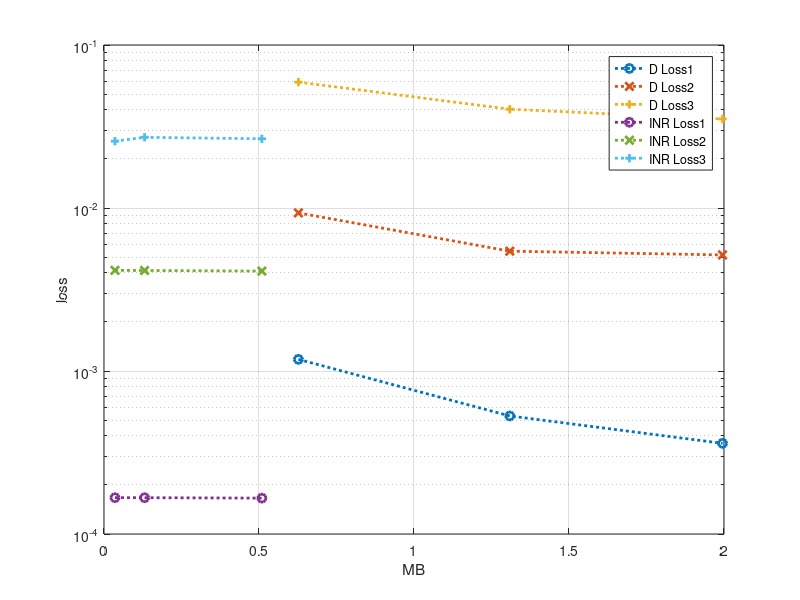

The MATLAB script that drew this image:
a=[
0.001179	0.009332	0.059218	0.6271
0.00053	    0.005435	0.040368	1.309
0.00036	    0.005154	0.03517	    1.9953
0.000167	0.004145	0.025702	0.0354
0.000167	0.004137	0.02715	    0.1309
0.000166	0.004102	0.026583	0.5093]


close
semilogy(a(1:3,4),a(1:3,1),'o:','LineWidth',2)
hold on
semilogy(a(1:3,4),a(1:3,2),'x:','LineWidth',2)
semilogy(a(1:3,4),a(1:3,3),'+:','LineWidth',2)

semilogy(a(4:6,4),a(4:6,1),'o:','LineWidth',2)
semilogy(a(4:6,4),a(4:6,2),'x:','LineWidth',2)
semilogy(a(4:6,4),a(4:6,3),'+:','LineWidth',2)
ylabel loss
xlabel MB
legend({'D Loss1','D Loss2','D Loss3','INR Loss1','INR Loss2','INR Loss3'})
grid on